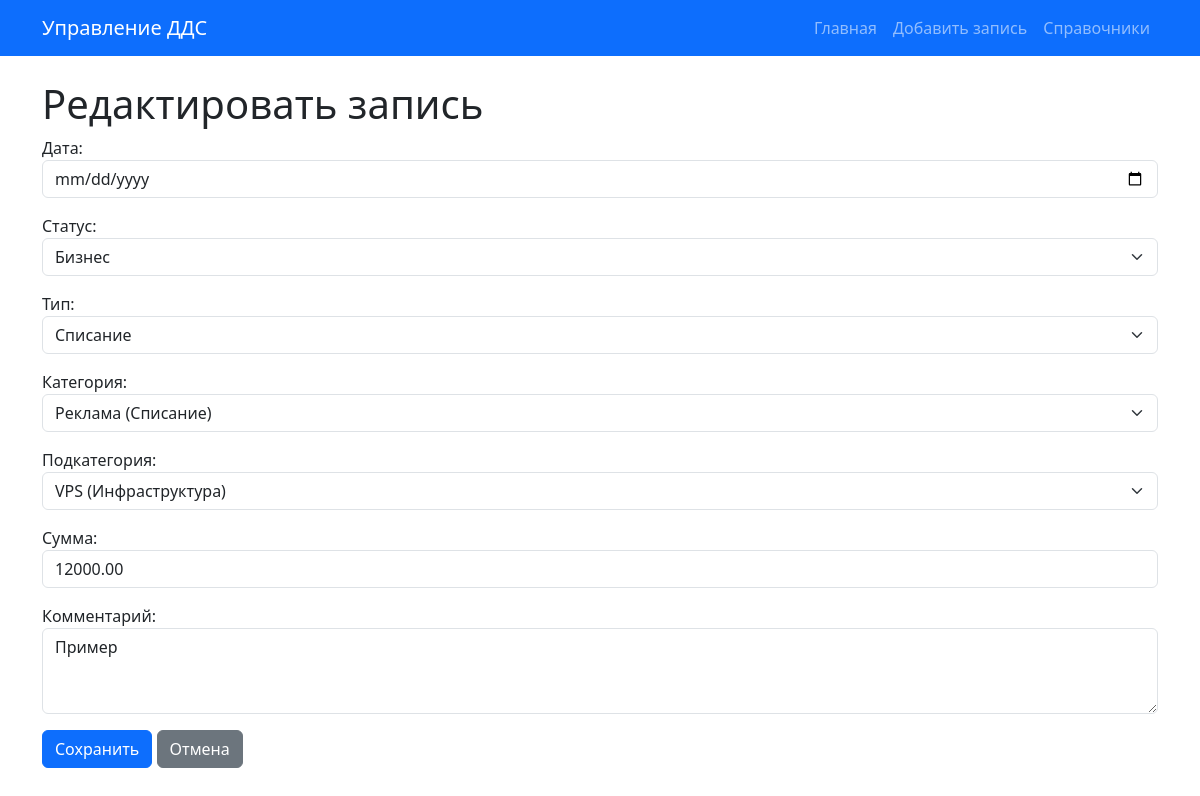
Screenshot of /record/9/edit/ with the database file from the repository.
### cashflow_app/models.py (models this page shows, shortened)
class CashflowRecord(models.Model):
    created_at = models.DateField(auto_now_add=True)
    manual_date = models.DateField(null=True, blank=True)
    status = models.ForeignKey(Status, on_delete=models.SET_NULL, null=True)
    type = models.ForeignKey(Type, on_delete=models.SET_NULL, null=True)
    category = models.ForeignKey(Category, on_delete=models.SET_NULL, null=True)
    subcategory = models.ForeignKey(SubCategory, on_delete=models.SET_NULL, null=True)
    amount = models.DecimalField(max_digits=10, decimal_places=2)
    comment = models.TextField(blank=True, null=True)
    class Meta:
        verbose_name = "Запись ДДС"
        verbose_name_plural = "Записи ДДС"

class Category(models.Model):
    name = models.CharField(max_length=50)
    type = models.ForeignKey(Type, on_delete=models.CASCADE, null=True, blank=True)
    def __str__(self):
        if self.type:
            return f"{self.name} ({self.type.name})"
        return self.name
    class Meta:
        verbose_name = "Категория"
        verbose_name_plural = "Категории"

class SubCategory(models.Model):
    name = models.CharField(max_length=50)
    category = models.ForeignKey(Category, on_delete=models.CASCADE)
    def __str__(self):
        return f"{self.name} ({self.category.name})"
    class Meta:
        verbose_name = "Подкатегория"
        verbose_name_plural = "Подкатегории"

### cashflow_app/views.py (the view)
# urls.py: path('record/<int:pk>/edit/', views.record_edit, name='record_edit'),
def record_edit(request, pk):
    record = get_object_or_404(CashflowRecord, pk=pk)
    if request.method == 'POST':
        form = CashflowRecordForm(request.POST, instance=record)
        if form.is_valid():
            form.save()
            return redirect('record_list')
    else:
        form = CashflowRecordForm(instance=record)
    return render(request, 'record_edit.html', {'form': form})

### cashflow_app/models.py (called while the page is built)
    def __str__(self):
        return self.name

    def __str__(self):
        return self.name

### templates/record_edit.html (shortened to what this page needs)
{% extends 'base.html' %}
{% block content %}
<h1>Редактировать запись</h1>
<form method="post">
    {{ form.as_p }}
    <button type="submit" class="btn btn-primary">Сохранить</button>
    <a href="{% url 'record_list' %}" class="btn btn-secondary">Отмена</a>
</form>
{% endblock %}

### rows the page displays
CashflowRecord: status "Бизнес", subcategory "VPS (Инфраструктура)", amount "12000.00", comment "Пример"
Category: type "Списание"
SubCategory: category "Реклама (Списание)"
